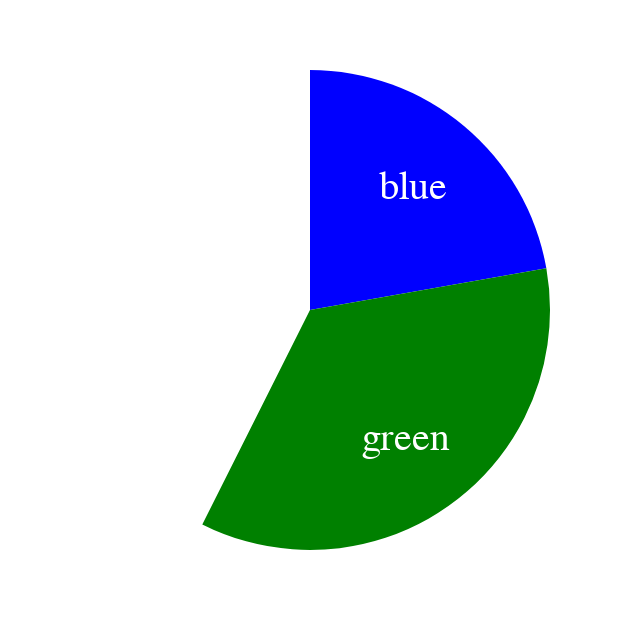

The notebook cell saved with this chart:
### Code cell
pie_chart + labels

### Figure 1 — Vega-Lite specification as saved in the notebook (floating-point values rounded to 4 significant figures)
{"config": {"view": {"continuousWidth": 300, "continuousHeight": 300}}, "layer": [{"mark": {"type": "arc", "outerRadius": 120}, "encoding": {"color": {"field": "category", "legend": null, "scale": null, "type": "nominal"}, "theta": {"field": "amount", "stack": true, "type": "quantitative"}}}, {"mark": {"type": "text", "radius": 80, "size": 20}, "encoding": {"color": {"value": "#FFFFFF"}, "text": {"field": "category", "type": "nominal"}, "theta": {"field": "amount", "stack": true, "type": "quantitative"}}}], "data": {"name": "data-aa21ccd22b5ec82603dc9167bc8d63d7"}, "$schema": "https://vega.github.io/schema/vega-lite/v5.20.1.json", "datasets": {"data-aa21ccd22b5ec82603dc9167bc8d63d7": [{"category": "threlve", "amount": 23, "level": "lvl_1"}, {"category": "blue", "amount": 12, "level": "lvl_3"}, {"category": "green", "amount": 19, "level": "lvl_2"}]}}
